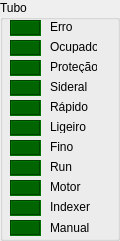
     <widget class="QGroupBox" name="groupBox_3">
      <property name="geometry">
       <rect>
        <x>270</x>
        <y>10</y>
        <width>120</width>
        <height>241</height>
       </rect>
      </property>
      <property name="title">
       <string>Tubo</string>
      </property>
      <property name="flat">
       <bool>true</bool>
      </property>
      <widget class="QLabel" name="label_45">
       <property name="geometry">
        <rect>
         <x>50</x>
         <y>120</y>
         <width>47</width>
         <height>13</height>
        </rect>
       </property>
       <property name="text">
        <string>Ligeiro</string>
       </property>
      </widget>
      <widget class="QLabel" name="stat3_3">
       <property name="geometry">
        <rect>
         <x>10</x>
         <y>20</y>
         <width>31</width>
         <height>16</height>
        </rect>
       </property>
       <property name="whatsThis">
        <string/>
       </property>
       <property name="autoFillBackground">
        <bool>false</bool>
       </property>
       <property name="styleSheet">
        <string notr="true">background-color: darkgreen</string>
       </property>
       <property name="frameShape">
        <enum>QFrame::Box</enum>
       </property>
       <property name="frameShadow">
        <enum>QFrame::Sunken</enum>
       </property>
       <property name="text">
        <string/>
       </property>
       <property name="alignment">
        <set>Qt::AlignCenter</set>
       </property>
      </widget>
      <widget class="QLabel" name="stat11_3">
       <property name="geometry">
        <rect>
         <x>10</x>
         <y>180</y>
         <width>31</width>
         <height>16</height>
        </rect>
       </property>
       <property name="whatsThis">
        <string/>
       </property>
       <property name="autoFillBackground">
        <bool>false</bool>
       </property>
       <property name="styleSheet">
        <string notr="true">background-color: darkgreen</string>
       </property>
       <property name="frameShape">
        <enum>QFrame::Box</enum>
       </property>
       <property name="frameShadow">
        <enum>QFrame::Sunken</enum>
       </property>
       <property name="text">
        <string/>
       </property>
       <property name="alignment">
        <set>Qt::AlignCenter</set>
       </property>
      </widget>
      <widget class="QLabel" name="stat5_3">
       <property name="geometry">
        <rect>
         <x>10</x>
         <y>60</y>
         <width>31</width>
         <height>16</height>
        </rect>
       </property>
       <property name="whatsThis">
        <string/>
       </property>
       <property name="autoFillBackground">
        <bool>false</bool>
       </property>
       <property name="styleSheet">
        <string notr="true">background-color: darkgreen</string>
       </property>
       <property name="frameShape">
        <enum>QFrame::Box</enum>
       </property>
       <property name="frameShadow">
        <enum>QFrame::Sunken</enum>
       </property>
       <property name="text">
        <string/>
       </property>
       <property name="alignment">
        <set>Qt::AlignCenter</set>
       </property>
      </widget>
      <widget class="QLabel" name="stat6_3">
       <property name="geometry">
        <rect>
         <x>10</x>
         <y>80</y>
         <width>31</width>
         <height>16</height>
        </rect>
       </property>
       <property name="whatsThis">
        <string/>
       </property>
       <property name="autoFillBackground">
        <bool>false</bool>
       </property>
       <property name="styleSheet">
        <string notr="true">background-color: darkgreen</string>
       </property>
       <property name="frameShape">
        <enum>QFrame::Box</enum>
       </property>
       <property name="frameShadow">
        <enum>QFrame::Sunken</enum>
       </property>
       <property name="text">
        <string/>
       </property>
       <property name="alignment">
        <set>Qt::AlignCenter</set>
       </property>
      </widget>
      <widget class="QLabel" name="label_46">
       <property name="geometry">
        <rect>
         <x>50</x>
         <y>140</y>
         <width>47</width>
         <height>13</height>
        </rect>
       </property>
       <property name="text">
        <string>Fino</string>
       </property>
      </widget>
      <widget class="QLabel" name="label_47">
       <property name="geometry">
        <rect>
         <x>50</x>
         <y>20</y>
         <width>47</width>
         <height>13</height>
        </rect>
       </property>
       <property name="text">
        <string>Erro</string>
       </property>
      </widget>
      <widget class="QLabel" name="stat7_3">
       <property name="geometry">
        <rect>
         <x>10</x>
         <y>100</y>
         <width>31</width>
         <height>16</height>
        </rect>
       </property>
       <property name="whatsThis">
        <string/>
       </property>
       <property name="autoFillBackground">
        <bool>false</bool>
       </property>
       <property name="styleSheet">
        <string notr="true">background-color: darkgreen</string>
       </property>
       <property name="frameShape">
        <enum>QFrame::Box</enum>
       </property>
       <property name="frameShadow">
        <enum>QFrame::Sunken</enum>
       </property>
       <property name="text">
        <string/>
       </property>
       <property name="alignment">
        <set>Qt::AlignCenter</set>
       </property>
      </widget>
      <widget class="QLabel" name="label_manual_3">
       <property name="geometry">
        <rect>
         <x>50</x>
         <y>220</y>
         <width>61</width>
         <height>16</height>
        </rect>
       </property>
       <property name="text">
        <string>Manual</string>
       </property>
      </widget>
      <widget class="QLabel" name="stat9_3">
       <property name="geometry">
        <rect>
         <x>10</x>
         <y>140</y>
         <width>31</width>
         <height>16</height>
        </rect>
       </property>
       <property name="whatsThis">
        <string/>
       </property>
       <property name="autoFillBackground">
        <bool>false</bool>
       </property>
       <property name="styleSheet">
        <string notr="true">background-color: darkgreen</string>
       </property>
       <property name="frameShape">
        <enum>QFrame::Box</enum>
       </property>
       <property name="frameShadow">
        <enum>QFrame::Sunken</enum>
       </property>
       <property name="text">
        <string/>
       </property>
       <property name="alignment">
        <set>Qt::AlignCenter</set>
       </property>
      </widget>
      <widget class="QLabel" name="stat8_3">
       <property name="geometry">
        <rect>
         <x>10</x>
         <y>120</y>
         <width>31</width>
         <height>16</height>
        </rect>
       </property>
       <property name="whatsThis">
        <string/>
       </property>
       <property name="autoFillBackground">
        <bool>false</bool>
       </property>
       <property name="styleSheet">
        <string notr="true">background-color: darkgreen</string>
       </property>
       <property name="frameShape">
        <enum>QFrame::Box</enum>
       </property>
       <property name="frameShadow">
        <enum>QFrame::Sunken</enum>
       </property>
       <property name="text">
        <string/>
       </property>
       <property name="alignment">
        <set>Qt::AlignCenter</set>
       </property>
      </widget>
      <widget class="QLabel" name="label_48">
       <property name="geometry">
        <rect>
         <x>50</x>
         <y>100</y>
         <width>47</width>
         <height>13</height>
        </rect>
       </property>
       <property name="text">
        <string>Rápido</string>
       </property>
      </widget>
      <widget class="QLabel" name="stat10_3">
       <property name="geometry">
        <rect>
         <x>10</x>
         <y>160</y>
         <width>31</width>
         <height>16</height>
        </rect>
       </property>
       <property name="whatsThis">
        <string/>
       </property>
       <property name="autoFillBackground">
        <bool>false</bool>
       </property>
       <property name="styleSheet">
        <string notr="true">background-color: darkgreen</string>
       </property>
       <property name="frameShape">
        <enum>QFrame::Box</enum>
       </property>
       <property name="frameShadow">
        <enum>QFrame::Sunken</enum>
       </property>
       <property name="text">
        <string/>
       </property>
       <property name="alignment">
        <set>Qt::AlignCenter</set>
       </property>
      </widget>
      <widget class="QLabel" name="stat4_3">
       <property name="geometry">
        <rect>
         <x>10</x>
         <y>40</y>
         <width>31</width>
         <height>16</height>
        </rect>
       </property>
       <property name="whatsThis">
        <string/>
       </property>
       <property name="autoFillBackground">
        <bool>false</bool>
       </property>
       <property name="styleSheet">
        <string notr="true">background-color: darkgreen</string>
       </property>
       <property name="frameShape">
        <enum>QFrame::Box</enum>
       </property>
       <property name="frameShadow">
        <enum>QFrame::Sunken</enum>
       </property>
       <property name="text">
        <string/>
       </property>
       <property name="alignment">
        <set>Qt::AlignCenter</set>
       </property>
      </widget>
      <widget class="QLabel" name="label_49">
       <property name="geometry">
        <rect>
         <x>50</x>
         <y>40</y>
         <width>47</width>
         <height>13</height>
        </rect>
       </property>
       <property name="text">
        <string>Ocupado</string>
       </property>
      </widget>
      <widget class="QLabel" name="stat13_3">
       <property name="geometry">
        <rect>
         <x>10</x>
         <y>220</y>
         <width>31</width>
         <height>16</height>
        </rect>
       </property>
       <property name="whatsThis">
        <string/>
       </property>
       <property name="autoFillBackground">
        <bool>false</bool>
       </property>
       <property name="styleSheet">
        <string notr="true">background-color: darkgreen</string>
       </property>
       <property name="frameShape">
        <enum>QFrame::Box</enum>
       </property>
       <property name="frameShadow">
        <enum>QFrame::Sunken</enum>
       </property>
       <property name="text">
        <string/>
       </property>
       <property name="alignment">
        <set>Qt::AlignCenter</set>
       </property>
      </widget>
      <widget class="QLabel" name="label_50">
       <property name="geometry">
        <rect>
         <x>50</x>
         <y>60</y>
         <width>47</width>
         <height>13</height>
        </rect>
       </property>
       <property name="text">
        <string>Proteção</string>
       </property>
      </widget>
      <widget class="QLabel" name="stat12_3">
       <property name="geometry">
        <rect>
         <x>10</x>
         <y>200</y>
         <width>31</width>
         <height>16</height>
        </rect>
       </property>
       <property name="whatsThis">
        <string/>
       </property>
       <property name="autoFillBackground">
        <bool>false</bool>
       </property>
       <property name="styleSheet">
        <string notr="true">background-color: darkgreen</string>
       </property>
       <property name="frameShape">
        <enum>QFrame::Box</enum>
       </property>
       <property name="frameShadow">
        <enum>QFrame::Sunken</enum>
       </property>
       <property name="text">
        <string/>
       </property>
       <property name="alignment">
        <set>Qt::AlignCenter</set>
       </property>
      </widget>
      <widget class="QLabel" name="label_sideral_3">
       <property name="geometry">
        <rect>
         <x>50</x>
         <y>80</y>
         <width>47</width>
         <height>13</height>
        </rect>
       </property>
       <property name="text">
        <string>Sideral</string>
       </property>
      </widget>
      <widget class="QLabel" name="label_51">
       <property name="geometry">
        <rect>
         <x>50</x>
         <y>180</y>
         <width>47</width>
         <height>13</height>
        </rect>
       </property>
       <property name="text">
        <string>Motor</string>
       </property>
      </widget>
      <widget class="QLabel" name="label_52">
       <property name="geometry">
        <rect>
         <x>50</x>
         <y>160</y>
         <width>47</width>
         <height>13</height>
        </rect>
       </property>
       <property name="text">
        <string>Run</string>
       </property>
      </widget>
      <widget class="QLabel" name="label_53">
       <property name="geometry">
        <rect>
         <x>50</x>
         <y>200</y>
         <width>47</width>
         <height>13</height>
        </rect>
       </property>
       <property name="text">
        <string>Indexer</string>
       </property>
      </widget>
     </widget>
